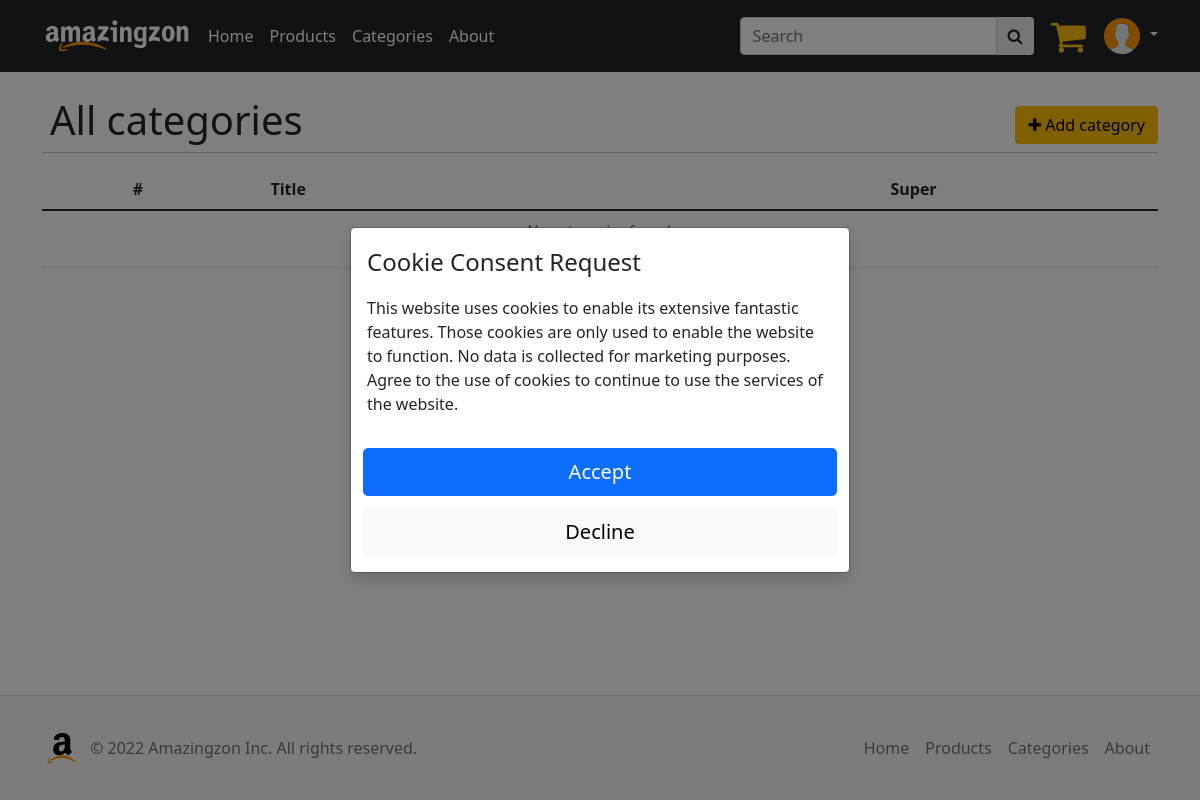
The page /pages/admin/page_categories.php (signed in) on the database as committed earlier.
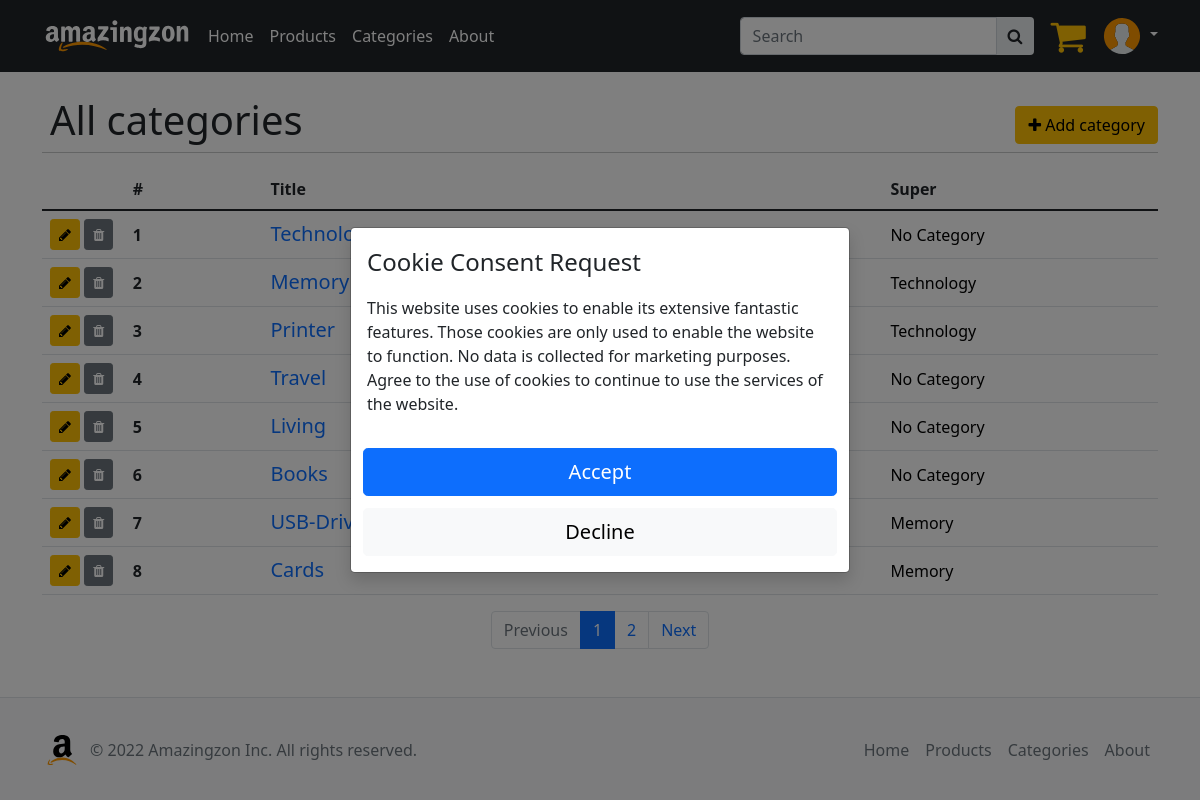
The same page on the database as committed later.
### tables this page shows
CREATE TABLE IF NOT EXISTS `category`
(
    `id`          int(11)      NOT NULL AUTO_INCREMENT,
    `name`        varchar(255) NOT NULL,
    `description` text         NOT NULL,
    `parent`      int(11) DEFAULT NULL,
    PRIMARY KEY (`id`),
    CONSTRAINT `fk_category_category1`
        FOREIGN KEY (`parent`)
            REFERENCES `category` (`id`)
            ON DELETE CASCADE
            ON UPDATE CASCADE
);

### include/database.inc.php (called while the page is built, shortened)
<?php
function getDB(): mysqli
{
    static $db;
    if ($db instanceof MYSQLI) {
        return $db;
    }
    try {
        $db = new MYSQLI(DB_HOST, DB_USERNAME, DB_PASSWORD, DB_DATABASE, DB_PORT);
    } catch (mysqli_sql_exception $e) {
        logData("Database", "Connection error.", CRITICAL_LOG);
        require_once "paths.inc.php";
        header("LOCATION: " . PAGES_DIR . 'page_error.php');
        die();
    }
    return $db;
}

### model/model_category.php (called while the page is built, shortened)
<?php
require_once(INCLUDE_DIR . "database.inc.php");
class Category
{
    private int $id;
    private string $name;
    private ?int $parentID;
    public function __construct(int $id, string $name, string $description, ?int $parentID)
    {
        $this->id = $id;
        $this->name = $name;
        $this->parentID = $parentID;
    }
    public static function getById(?int $id): ?Category
    {
        $stmt = getDB()->prepare("SELECT * FROM category WHERE id = ?;");
        $stmt->bind_param("i", $id);
        if (!$stmt->execute()) {
            logData("Category Model", "Query execute error!", CRITICAL_LOG);
            return null;
        }
        $res = $stmt->get_result();
        $res = $res->fetch_assoc();
        return new Category($id, $res["name"], $res["description"], $res["parent"]);
    }
    public static function getAmountOfCategories(?string $searchString): int
    {
        if (isset($searchString)) {
            $searchFilter = strtolower($searchString);
            $searchString = "%$searchFilter%";
            $stmt = getDB()->prepare("SELECT COUNT(DISTINCT id) as count FROM category AS c WHERE LOWER(c.description) LIKE ? OR LOWER(c.name) LIKE ?;");
            $stmt->bind_param("sss", $searchString, $searchString, $searchString);
        } else {
            $stmt = getDB()->prepare("SELECT COUNT(DISTINCT id) as count FROM category;");
        }
        if (!$stmt->execute()) {
            logData("Category Model", "Query execute error! (get amount by search)", CRITICAL_LOG);
            return 0;
        }
        $res = $stmt->get_result();
        $res = $res->fetch_assoc();
        return $res["count"];
    }
    public static function getCategoriesInRange(int $offset, int $amount): ?array
    {
        $categories = [];
        $stmt = getDB()->prepare("SELECT id FROM category ORDER BY id LIMIT ? OFFSET ?;");
        $stmt->bind_param("ii", $amount, $offset);
        if (!$stmt->execute()) {
            logData("Category Model", "Query execute error (get in range)!", CRITICAL_LOG);
            return null;
        }
        foreach ($stmt->get_result() as $category) {
            $categories[] = self::getByID($category["id"]);
        }
        return $categories;
    }
    public function getId(): int
    {
        return $this->id;
    }
    public function getName(): string
    {
        return $this->name;
    }
    public function getParentID(): ?int
    {
        return $this->parentID;
    }
}

### controller/controller_category.php (called while the page is built, shortened)
<?php
require_once MODEL_DIR . 'model_category.php';
class CategoryController
{
    public static function getNameById(?int $id): string
    {
        if (!isset($id)) {
            return "No Category";
        }
        return self::getById($id)->getName();
    }
    public static function getById(?int $id): ?Category
    {
        return Category::getById($id);
    }
    public static function getCategoriesInRange(int $offset = 0, int $amount = 8): array
    {
        return Category::getCategoriesInRange($offset, $amount);
    }
    public static function getAmountOfCategories(?string $searchFilter): int
    {
        return Category::getAmountOfCategories($searchFilter);
    }
}

### pages/admin/page_categories.php (the view, shortened to what the changed rows need)
<?php
$page = (isset($_GET['page']) && is_numeric($_GET['page'])) ? $_GET['page'] : 1;
$offset = ($page - 1) * LIMIT_OF_SHOWED_ITEMS;
$categoryCount = CategoryController::getAmountOfCategories(null);
$totalPages = ceil($categoryCount / LIMIT_OF_SHOWED_ITEMS);
$categories = CategoryController::getCategoriesInRange($offset, LIMIT_OF_SHOWED_ITEMS);
?>
<!DOCTYPE html>
<html class="h-100" lang="en">
<head>
    <?php require_once INCLUDE_DIR . "site_html_head.inc.php"; ?>
    <link rel="stylesheet" href="<?= STYLE_DIR . "style_admin_pages.css"; ?>">
</head>
<body class="d-flex flex-column h-100">
<main class="flex-shrink-0 container">
    <div class="d-flex align-items-end">
        <h1 class="mt-4 ms-2 mb-0 mr-auto">All categories</h1>
    </div>
    <table class="table" aria-label="Categories Table">
        <thead class="thead-light">
        <tr>
            <th scope="col" style="width: 6%"></th>
            <th scope="col" style="width: 10%">#</th>
            <th scope="col" style="width: 45%">Title</th>
            <th scope="col" style="width: 20%">Super</th>
        </tr>
        </thead>
        <tbody>
        <?php if (isset($categories) && count($categories) > 0) {
            foreach ($categories as $category) { ?>
                <tr>
                    <td data-th="" class="align-middle">
                        <a href="<?= ADMIN_PAGES_DIR . "page_category_edit.php?id=" . $category->getId(); ?>"
                           class="btn btn-warning btn-sm" data-toggle="tooltip" data-placement="left"
                           title="Edit category">
                            <em class="fa fa-pencil"></em>
                        </a>
                        <a class="btn btn-secondary btn-sm" data-toggle="tooltip" data-placement="left"
                           title="Delete category"
                           onclick="openConfirmModal(<?= "'Do you really want to delete the category: \'" . $category->getName() . "\', with ID: " . $category->getId() . " and all its subcategories? Products in this categories get moved to root.'" ?>,
                                   'Delete Category?',
                                   '<?= str_replace(DS, "/", INCLUDE_HELPER_DIR . "helper_delete_category.inc.php?id=" . $category->getId()); ?>')">
                            <em class="fa fa-trash "></em>
                        </a>
                    </td>
                    <td data-th="#" class="align-middle">
                        <strong><?= $category->getID(); ?></strong>
                    </td>
                    <td data-th="Title" class="align-middle">
                        <a href="<?= ADMIN_PAGES_DIR . "page_category_edit.php?id=" . $category->getId(); ?>"
                           class="mb-0 h5 text-decoration-none text-blue"><?= $category->getName() ?></a>
                    </td>
                    <td data-th="Super" class="align-middle">
                        <a href="<?= ADMIN_PAGES_DIR . "page_categories.php?id=" . ($category->getParentID() ?? "") ?>"
                           class="text-decoration-none text-blue text-black">
                            <?= CategoryController::getNameById($category->getParentID()) ?>
                        </a>
                    </td>
                </tr>
            <?php }
        } ?>
        </tbody>
    </table>
</main>
<?php require INCLUDE_DIR . "dyn_pagination.inc.php" ?>
</body>
</html>

### include/dyn_pagination.inc.php (shortened to what the changed rows need)
<?php if (isset($page) && isset($totalPages) && $page <= $totalPages): ?>
    <?php
    if (isset($_GET) && !empty($_GET) && !(count($_GET) == 2 && isset($_GET["page"]) && isset($_GET["message"])) && !(count($_GET) == 1 && (isset($_GET["page"]) || isset($_GET["message"])))) {
        $urlExtend = "";
        foreach ($_GET as $key => $value) {
            if ($key != "page" && $key != "message") {
                if ($urlExtend == "") {
                    $urlExtend = $urlExtend . "?" . $key . "=" . $value;
                } else {
                    $urlExtend = $urlExtend . "&" . $key . "=" . $value;
                }
            }
        }
        $urlExtend = $urlExtend . "&page=";
    } else {
        $urlExtend = "?page=";
    }
    ?>
    <nav aria-label="Page navigation example mt-5">
        <ul class="pagination justify-content-center mb-5">
            <li class="page-item <?php if ($page <= 1) { echo 'disabled'; } ?>">
                <a class="page-link"
                   href="<?php if ($page <= 1) { echo '#'; } else { echo $urlExtend . $page - 1; } ?>">Previous</a>
            </li>
            <?php
            $start_x = $page - PAGINATION_RANGE;
            $end_x = $page + PAGINATION_RANGE;
            ?>
            <?php for ($x = $start_x; $x < ($end_x + 1); $x++):
                if (($x > 0) && ($x <= $totalPages)): ?>
                    <li class="page-item <?php if ($page == $x) { echo 'active'; } ?>">
                        <a class="page-link"
                           <?php if ($page != $x): ?>href="<?= $urlExtend . $x; ?>" <?php endif; ?>> <?= $x; ?> </a>
                    </li>
                <?php endif;
            endfor; ?>
            <li class=" page-item <?php if ($page >= $totalPages) { echo 'disabled'; } ?>">
                <a class="page-link"
                   href="<?php if ($page >= $totalPages) { echo '#'; } else { echo $urlExtend . $page + 1; } ?>">Next</a>
            </li>
        </ul>
    </nav>
<?php endif; ?>

Rows that differ between the two databases and show on the page:
added category: id "1", name "Technology", ParentID "No Category"
added category: id "2", name "Memory", ParentID "Technology"
added category: id "3", name "Printer", ParentID "Technology"
added category: id "4", name "Travel", ParentID "No Category"
added category: id "5", name "Living", ParentID "No Category"
added category: id "6", name "Books", ParentID "No Category"
added category: id "7", name "USB-Drive", ParentID "Memory"
added category: id "8", name "Cards", ParentID "Memory"
Other text that changed with them:
text now shown: "Previous Next"
new list line: "1"
new list line: "2"
